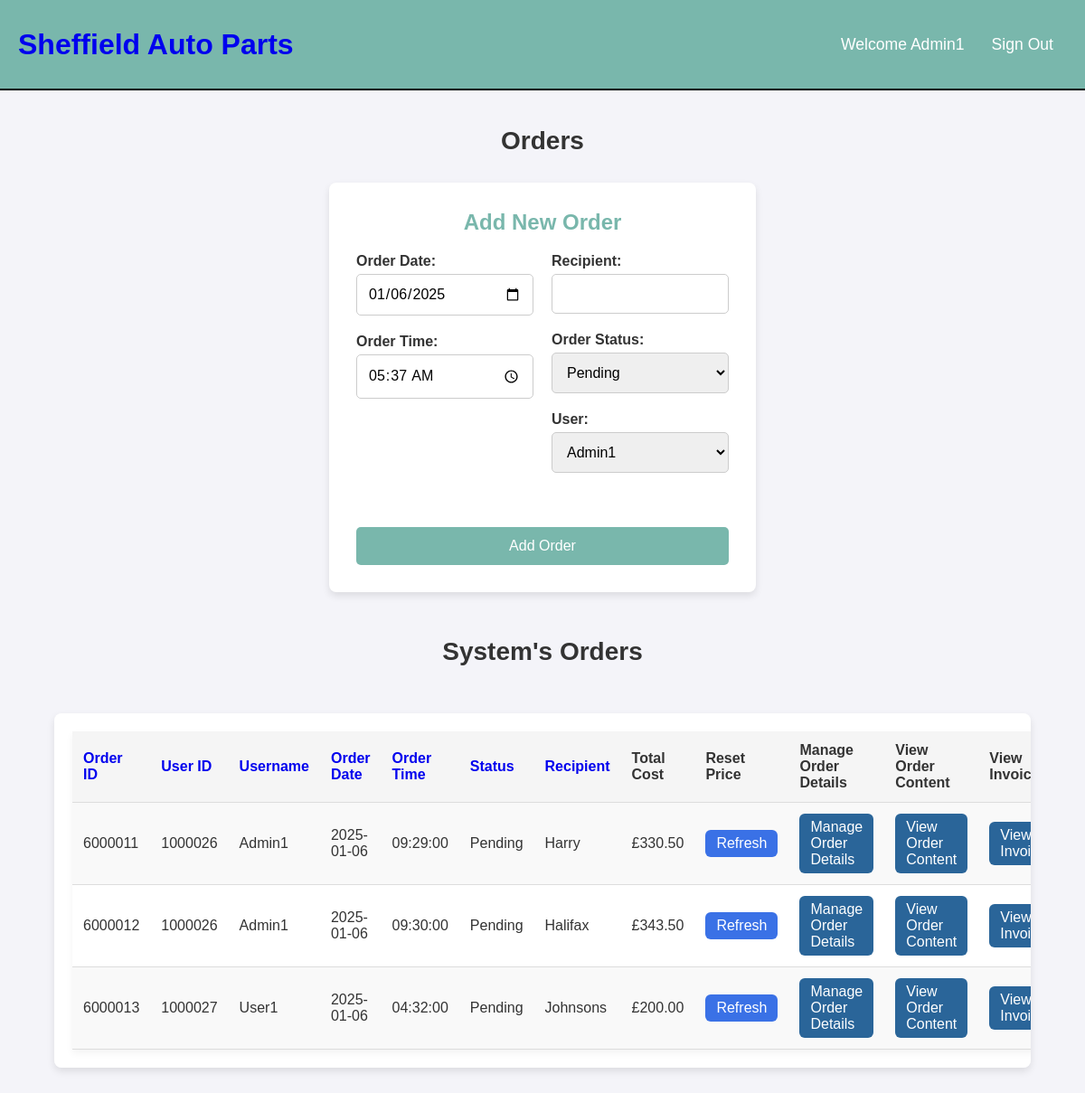
Page /view_orders.php (signed in) on the committed database.
### tables this page shows
CREATE TABLE `users` (
  `user_id` int(11) NOT NULL,
  `username` varchar(50) NOT NULL,
  `password` varchar(255) NOT NULL,
  `email` varchar(99) NOT NULL,
  `role` varchar(20) NOT NULL,
  `active` tinyint(1) DEFAULT 1
);

CREATE TABLE `orders` (
  `order_id` int(11) NOT NULL,
  `order_date` date NOT NULL,
  `order_time` time NOT NULL,
  `order_status` varchar(20) NOT NULL,
  `recipient_name` varchar(255) DEFAULT NULL,
  `total_cost` decimal(10,2) NOT NULL,
  `user_id` int(11) NOT NULL
);

### include/functions.php (called while the page is built, shortened)
<?php
function check_login($con){
  if(isset($_SESSION['user_id'])){
    $users_id = $_SESSION['user_id'];
    $check_login_query = "SELECT * FROM users WHERE user_id = '$users_id'";
    $logged_in_result = mysqli_query($con,$check_login_query);
    if($logged_in_result && mysqli_num_rows($logged_in_result) === 1){
      $user_data = mysqli_fetch_assoc($logged_in_result);
      return $user_data;
    }
  }
}
?>

### include/init.php (called while the page is built, shortened)
<?php
include('include/connection.php');
include('include/functions.php');
$user_data = check_login($con);
?>

### view_orders.php (the view, shortened to what this page needs)
<?php
include('include/init.php');
$sort_column = $_GET['sort_column'] ?? 'order_id';
$sort_order = $_GET['sort_order'] ?? 'ASC';
$next_sort_order = ($sort_order === 'ASC') ? 'DESC' : 'ASC';
$sql = "SELECT
            orders.order_id,
            orders.user_id,
            orders.order_date,
            orders.order_time,
            orders.total_cost,
            orders.order_status,
            orders.recipient_name,
            users.username
        FROM
            orders
        LEFT JOIN
            users
        ON
            orders.user_id = users.user_id
        ORDER BY
            $sort_column $sort_order";
$result = $con->query($sql);
$users_query = "SELECT user_id, username FROM users";
$users_result = $con->query($users_query);
?>
<!DOCTYPE html>
<html lang="en">
<head>
    <link rel="stylesheet" href="style/base.css">
    <link rel="stylesheet" href="style/tablelist.css">
</head>
<body>
<?php include('include/header.php'); ?>
    <div class="page-container">
        <h2 class="page-title">Orders</h2>
        <form action="view_orders.php" method="POST" class="adding-form">
            <h3>Add New Order</h3>
            <div class="form-columns">
                <div class="left-column">
                    <div class="form-box">
                        <label for="order_date">Order Date:</label>
                        <input type="date" id="order_date" name="order_date" required>
                    </div>
                    <div class="form-box">
                        <label for="order_time">Order Time:</label>
                        <input type="time" id="order_time" name="order_time" required>
                    </div>
                </div>
                <div class="right-column">
                    <div class="form-box">
                        <label for="recipient">Recipient:</label>
                        <input type="text" id="recipient" name="recipient_name" required>
                    </div>
                    <div class="form-box">
                        <label for="order_status">Order Status:</label>
                        <select id="order_status" name="order_status" required>
                            <option value="Pending">Pending</option>
                        </select>
                    </div>
                    <div class="form-box">
                        <label for="user_id">User:</label>
                        <select id="user_id" name="user_id" required>
                            <?php
                            if ($users_result && $users_result->num_rows > 0) {
                                while ($user = $users_result->fetch_assoc()) {
                                    echo "<option value='" . htmlspecialchars($user['user_id']) . "'>" . htmlspecialchars($user['username']) . "</option>";
                                }
                            } else {
                                echo "<option value=''>No users found</option>";
                            }
                            ?>
                        </select>
                    </div>
                </div>
            </div>
            <button type="submit" class="save-btn" name="create_order">Add Order</button>
        </form>
    </div>
    <div class="page-container">
        <h2 class="page-title">System's Orders</h2>
        <div class="table-container">
            <table class="inventory-list">
                <thead>
                    <tr>
                        <th><a href="?sort_column=order_id&sort_order=<?php echo $next_sort_order; ?>">Order ID</a></th>
                        <th><a href="?sort_column=user_id&sort_order=<?php echo $next_sort_order; ?>">User ID</a></th>
                        <th><a href="?sort_column=username&sort_order=<?php echo $next_sort_order; ?>">Username</a></th>
                        <th><a href="?sort_column=order_date&sort_order=<?php echo $next_sort_order; ?>">Order Date</a></th>
                        <th><a href="?sort_column=order_time&sort_order=<?php echo $next_sort_order; ?>">Order Time</a></th>
                        <th><a href="?sort_column=order_status&sort_order=<?php echo $next_sort_order; ?>">Status</a></th>
                        <th><a href="?sort_column=recipient_name&sort_order=<?php echo $next_sort_order; ?>">Recipient</a></th>
                        <th>Total Cost</th>
                        <th>Reset Price</th>
                        <th>Manage Order Details</th>
                        <th>View Order Content</th>
                        <th>View Invoice</th>
                    </tr>
                </thead>
                <tbody>
                    <?php
                    if ($result && $result->num_rows > 0) {
                        while ($row = $result->fetch_assoc()) {
                            $total_cost = number_format($row['total_cost'], 2, '.', ',');
                            echo "<tr id='row-{$row['order_id']}'>";
                            echo "<td>" . htmlspecialchars($row['order_id']) . "</td>";
                            echo "<td>" . htmlspecialchars($row['user_id']) . "</td>";
                            echo "<td>" . htmlspecialchars($row['username'] ?? "N/A") . "</td>";
                            echo "<td>" . htmlspecialchars($row['order_date']) . "</td>";
                            echo "<td>" . htmlspecialchars($row['order_time']) . "</td>";
                            echo "<td>" . htmlspecialchars($row['order_status']) . "</td>";
                            echo "<td>" . htmlspecialchars($row['recipient_name'] ?? "N/A") . "</td>";
                            echo "<td>£" . $total_cost . "</td>";
                            echo "<td>
                                    <form method='POST'>
                                        <input type='hidden' name='order_id' value='" . htmlspecialchars($row['order_id']) . "'>
                                        <button type='submit' name='refresh_price' class='refresh-btn'>Refresh</button>
                                    </form>
                                  </td>";
                            echo "<td><a href='manage_orders.php?order_id=" . htmlspecialchars($row['order_id']) . "' class='manage-btn'>Manage Order Details</a></td>";
                            echo "<td><a href='view_order_content.php?order_id=" . htmlspecialchars($row['order_id']) . "' class='manage-btn'>View Order Content</a></td>";
                            echo "<td><a href='view_invoice.php?order_id=" . htmlspecialchars($row['order_id']) . "' class='manage-btn'>View Invoice</a></td>";
                            echo "</tr>";
                        }
                    } else {
                        echo "<tr><td colspan='13'>No orders found.</td></tr>";
                    }
                    ?>
                </tbody>
            </table>
        </div>
    </div>
</body>
</html>

### include/header.php
<link rel="stylesheet" href="style/header.css">
<header>
  <div class="logo">
  <h1 class="logo-text">
    <a href="home.php">
      <span>Sheffield</span> Auto Parts
    </a>
  </h1>
</div>
<ul class="navbar">
  <li><a href="home.php">Welcome <?php echo htmlspecialchars($user_data['username']); ?></a></li>
  <li><a href="logout.php">Sign Out</a></li>
</ul>
</header>

### style/base.css (style rules this page uses)
* { font-family: 'Poppins', sans-serif; margin: 0; padding: 0; box-sizing: border-box; text-decoration: none; }
body { background-color: #f9f9f9; min-height: 100vh; }
.page-container { min-height: 75vh; width: 100%; background-position: center; background-size: cover; position: relative; display: flex; flex-direction: column; margin: 0 auto; padding-top: 0px; justify-content: center; align-items: center; }
.page-title { margin-top: 20px; font-size: 24px; margin-bottom: 20px; text-align: center; }
.form, .adding-form { display: flex; flex-direction: column; max-width: 1000px; margin: 10px auto; padding: 30px; background-color: #ffffff; border-radius: 8px; box-shadow: 0 4px 8px rgba(0, 0, 0, 0.1); justify-content: center; align-items: center; }
.form h3, .adding-form h3 { width: 100%; text-align: center; color: #79B7AC; margin-bottom: 20px; font-size: 24px; font-weight: bold; }
.form-columns { display: flex; justify-content: space-between; margin-bottom: 20px; width: 100%; gap: 20px; }
.left-column, .right-column { display: flex; flex-direction: column; width: 100%; }
.form-box { display: flex; flex-direction: column; margin-bottom: 20px; }
.form-box label { font-weight: bold; margin-bottom: 5px; }
.form-box input, .form-box textarea, .form-box select { padding: 12px; border: 1px solid #ccc; border-radius: 5px; font-size: 16px; width: 100%; box-sizing: border-box; }
.save-btn { display: block; width: 100%; padding: 12px 15px; background-color: #79B7AC; color: white; border: none; border-radius: 5px; cursor: pointer; font-size: 16px; margin-top: 20px; }

### style/tablelist.css (style rules this page uses)
* { font-family: 'Poppins', sans-serif; margin: 0; padding: 0; box-sizing: border-box; text-decoration: none; }
body { background-color: #f4f4f9; color: #333; }
.page-container { min-height: auto; width: 100%; position: relative; display: flex; flex-direction: column; padding-top: 20px; margin: 0 auto; align-items: center; }
.page-title { margin-top: 20px; margin-bottom: 20px; font-size: 28px; font-weight: 600; text-align: center; color: #333; }
.table-container { background-color: #fff; width: 90%; max-width: 1600px; padding: 1.25rem; border-radius: 8px; margin: 2rem auto; box-shadow: 0 4px 8px rgba(0, 0, 0, 0.1); overflow-x: auto; }
.inventory-list { width: 100%; border-collapse: collapse; background-color: #fff; box-shadow: 0 4px 8px rgba(0, 0, 0, 0.05); }
.inventory-list thead { background-color: #f5f5f5; }
.inventory-list th, .inventory-list td { padding: 12px; text-align: left; border-bottom: 1px solid #ddd; }
.inventory-list th { font-weight: bold; background-color: #f5f5f5; color: #333; }
.inventory-list tbody tr { background-color: #fff; }
.inventory-list tbody tr:nth-child(odd) { background-color: #f9f9f9; }
.manage-btn { background-color: #2a6599; display: inline-block; padding: 6px 12px; cursor: pointer; color: white; border: none; border-radius: 6px; font-size: 16px; transition: background-color 0.3s ease; }
.refresh-btn { display: inline-block; padding: 6px 12px; cursor: pointer; color: white; background-color: #3a71e6; border: none; border-radius: 6px; font-size: 16px; transition: background-color 0.3s ease; }

### style/header.css (style rules this page uses)
header { background: #79B7AC; height: 100px; display: flex; justify-content: space-between; align-items: center; border-bottom: 2px solid black; color: white; padding: 0 20px; }
header .logo { max-height: 80px; display: flex; align-items: center; color: white; }
header .navbar { display: flex; align-items: center; }
header ul { margin: 20; padding: 20; list-style: none; display: flex; color: white; }
header ul li { position: relative; }
header ul li a { display: block; padding: 20px 15px; font-size: 1.1em; color: white; text-decoration: none; border-radius: 4px; }

### rows in the picture
users: username "Admin1"
orders: order_id "6000011", user "1000026", user.username "Admin1", order_date "2025-01-06", order_time "09:29:00", order_status "Pending", recipient_name "Harry", total_cost "330.50"
orders: order_id "6000012", user "1000026", user.username "Admin1", order_date "2025-01-06", order_time "09:30:00", order_status "Pending", recipient_name "Halifax", total_cost "343.50"
orders: order_id "6000013", user "1000027", user.username "User1", order_date "2025-01-06", order_time "04:32:00", order_status "Pending", recipient_name "Johnsons", total_cost "200.00"

### other values in the picture
form field user_id "Admin1"
